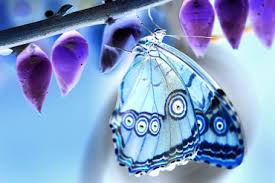
#> input picture images.jpg, 275 x 183 px, found by its file name
$ python brightness.py
#> lines starting #> are read from the running program, lines starting #| are printed output that depends on the picture
#> further down, image is the input picture: shape (183, 275, 3); mean R, G, B 130.6, 156.9, 200.7
import imageio.v3 as img
import numpy as np
import matplotlib.pyplot as plt

def bright(image,factor):
#> called with factor = 50
    imgBright = image.astype(np.float32)
    imgBright = imgBright + factor
    imgBright = np.clip(imgBright,0,255)
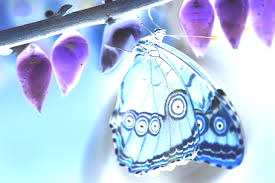
#> imgBright: shape (183, 275, 3) float32; mean R, G, B 179.4, 200.2, 229.1
    return imgBright.astype(np.uint8)

def contrast(image,factor):
#> called with factor = 1.5
    mean = 120
    imgContrast = image.astype(np.float32)
    imgContrast = mean + factor * (imgContrast - mean)
    imgContrast = np.clip(imgContrast,0,255)
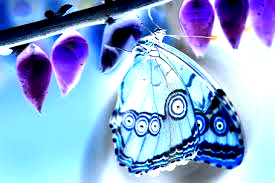
#> imgContrast: shape (183, 275, 3) float32; mean R, G, B 137.8, 169.8, 213.4
    return imgContrast.astype(np.uint8)

path = "C:\\SMT_5\\Pengolahan_Citra\\images.jpg"
image  = img.imread(path)

imgBright = bright(image,50)
imgContrast = contrast(image,1.5)

plt.figure(figsize=(10,10))
plt.subplot(3,1,1)
plt.imshow(image)

plt.subplot(3,1,2)
plt.imshow(imgBright)

plt.subplot(3,1,3)
plt.imshow(imgContrast)
plt.show()
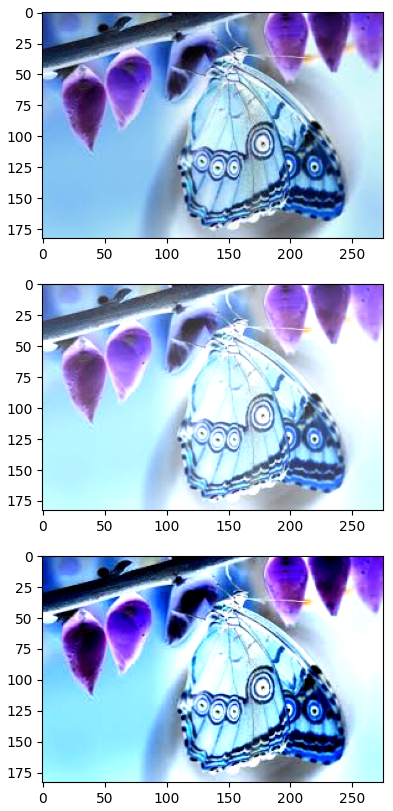
#> figure drawn by matplotlib, 3 panels

$ run again, with download2.jpg copied over images.jpg
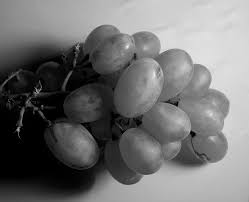
#> input picture download2.jpg, 249 x 202 px, found by its file name
#> image is the input picture: shape (202, 249, 3); min 0, max 241, mean 113.5
#> in contrast, `imgContrast = np.clip(imgContrast,0,255)`:
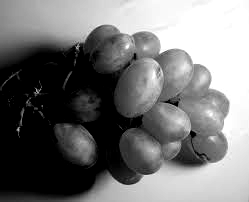
#> imgContrast: shape (202, 249, 3) float32; min 0, max 255, mean 118.6
#> `plt.show()`:
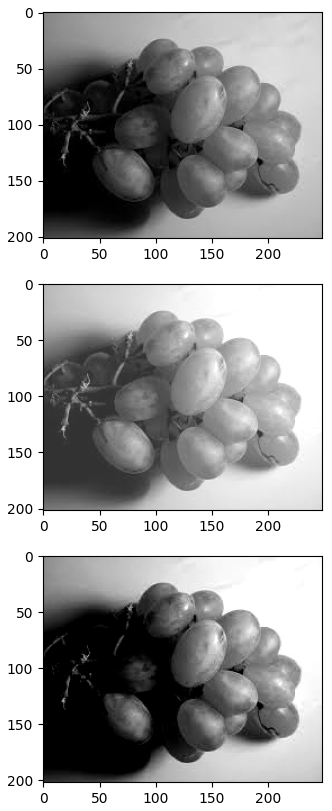
#> figure drawn by matplotlib, 3 panels

$ run again, with download3.jpg copied over images.jpg
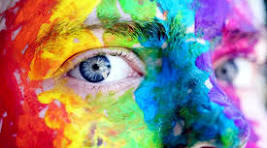
#> input picture download3.jpg, 267 x 148 px, found by its file name
#> image is the input picture: shape (148, 267, 3); mean R, G, B 148.4, 135.2, 128
#> in contrast, `imgContrast = np.clip(imgContrast,0,255)`:
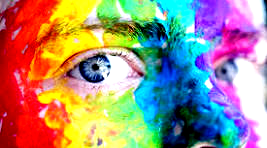
#> imgContrast: shape (148, 267, 3) float32; mean R, G, B 161.2, 140.3, 127.1
#> `plt.show()`:
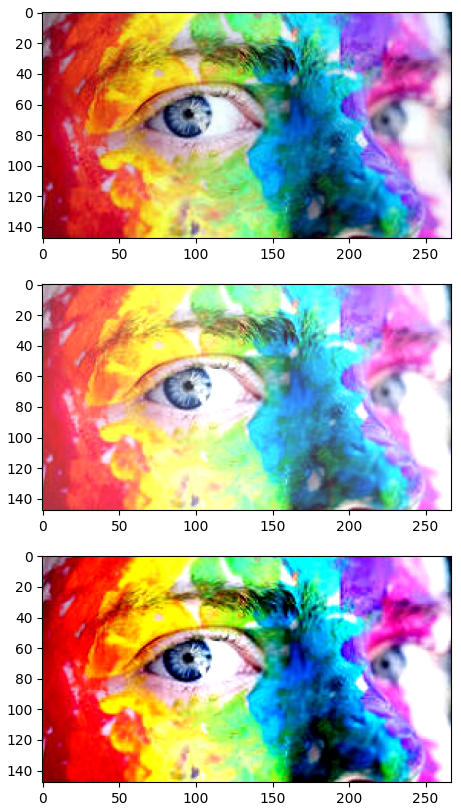
#> figure drawn by matplotlib, 3 panels
